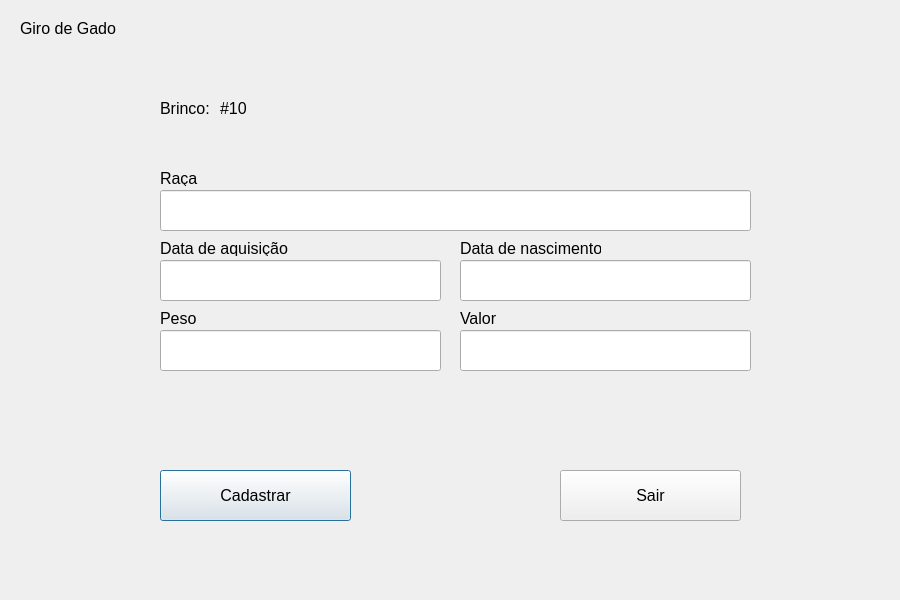
<?xml version="1.0" encoding="UTF-8"?>
<ui version="4.0">
 <class>CattleBuyScreen</class>
 <widget class="QDialog" name="CattleBuyScreen">
  <property name="geometry">
   <rect>
    <x>0</x>
    <y>0</y>
    <width>900</width>
    <height>600</height>
   </rect>
  </property>
  <property name="windowTitle">
   <string>Tela de Compra de Gado</string>
  </property>
  <widget class="QLabel" name="labelEarring">
   <property name="geometry">
    <rect>
     <x>160</x>
     <y>100</y>
     <width>61</width>
     <height>16</height>
    </rect>
   </property>
   <property name="font">
    <font>
     <pointsize>12</pointsize>
    </font>
   </property>
   <property name="text">
    <string>Brinco:</string>
   </property>
  </widget>
  <widget class="QLabel" name="labelBreed">
   <property name="geometry">
    <rect>
     <x>160</x>
     <y>170</y>
     <width>61</width>
     <height>16</height>
    </rect>
   </property>
   <property name="font">
    <font>
     <pointsize>12</pointsize>
    </font>
   </property>
   <property name="text">
    <string>Raça</string>
   </property>
  </widget>
  <widget class="QLabel" name="labelDateA">
   <property name="geometry">
    <rect>
     <x>160</x>
     <y>240</y>
     <width>131</width>
     <height>16</height>
    </rect>
   </property>
   <property name="font">
    <font>
     <pointsize>12</pointsize>
    </font>
   </property>
   <property name="text">
    <string>Data de aquisição</string>
   </property>
  </widget>
  <widget class="QLabel" name="labelDateB">
   <property name="geometry">
    <rect>
     <x>460</x>
     <y>240</y>
     <width>141</width>
     <height>16</height>
    </rect>
   </property>
   <property name="font">
    <font>
     <pointsize>12</pointsize>
    </font>
   </property>
   <property name="text">
    <string>Data de nascimento</string>
   </property>
  </widget>
  <widget class="QLabel" name="labelWeight">
   <property name="geometry">
    <rect>
     <x>160</x>
     <y>310</y>
     <width>61</width>
     <height>16</height>
    </rect>
   </property>
   <property name="font">
    <font>
     <pointsize>12</pointsize>
    </font>
   </property>
   <property name="text">
    <string>Peso</string>
   </property>
  </widget>
  <widget class="QLabel" name="labelPrice">
   <property name="geometry">
    <rect>
     <x>460</x>
     <y>310</y>
     <width>61</width>
     <height>16</height>
    </rect>
   </property>
   <property name="font">
    <font>
     <pointsize>12</pointsize>
    </font>
   </property>
   <property name="text">
    <string>Valor</string>
   </property>
  </widget>
  <widget class="QLabel" name="labelTitle">
   <property name="geometry">
    <rect>
     <x>20</x>
     <y>20</y>
     <width>101</width>
     <height>16</height>
    </rect>
   </property>
   <property name="font">
    <font>
     <pointsize>12</pointsize>
    </font>
   </property>
   <property name="text">
    <string>Giro de Gado</string>
   </property>
  </widget>
  <widget class="QPushButton" name="registerButton">
   <property name="geometry">
    <rect>
     <x>160</x>
     <y>470</y>
     <width>191</width>
     <height>51</height>
    </rect>
   </property>
   <property name="font">
    <font>
     <pointsize>12</pointsize>
    </font>
   </property>
   <property name="text">
    <string>Cadastrar</string>
   </property>
  </widget>
  <widget class="QPushButton" name="backButton">
   <property name="geometry">
    <rect>
     <x>560</x>
     <y>470</y>
     <width>181</width>
     <height>51</height>
    </rect>
   </property>
   <property name="font">
    <font>
     <pointsize>12</pointsize>
    </font>
   </property>
   <property name="text">
    <string>Sair</string>
   </property>
  </widget>
  <widget class="QLineEdit" name="inputBreed">
   <property name="geometry">
    <rect>
     <x>160</x>
     <y>190</y>
     <width>591</width>
     <height>41</height>
    </rect>
   </property>
   <property name="font">
    <font>
     <pointsize>12</pointsize>
    </font>
   </property>
  </widget>
  <widget class="QLineEdit" name="inputDateA">
   <property name="geometry">
    <rect>
     <x>160</x>
     <y>260</y>
     <width>281</width>
     <height>41</height>
    </rect>
   </property>
   <property name="font">
    <font>
     <pointsize>12</pointsize>
    </font>
   </property>
  </widget>
  <widget class="QLineEdit" name="inputDateB">
   <property name="geometry">
    <rect>
     <x>460</x>
     <y>260</y>
     <width>291</width>
     <height>41</height>
    </rect>
   </property>
   <property name="font">
    <font>
     <pointsize>12</pointsize>
    </font>
   </property>
  </widget>
  <widget class="QLineEdit" name="inputWeight">
   <property name="geometry">
    <rect>
     <x>160</x>
     <y>330</y>
     <width>281</width>
     <height>41</height>
    </rect>
   </property>
   <property name="font">
    <font>
     <pointsize>12</pointsize>
    </font>
   </property>
  </widget>
  <widget class="QLineEdit" name="inputPrice">
   <property name="geometry">
    <rect>
     <x>460</x>
     <y>330</y>
     <width>291</width>
     <height>41</height>
    </rect>
   </property>
   <property name="font">
    <font>
     <pointsize>12</pointsize>
    </font>
   </property>
  </widget>
  <widget class="QLabel" name="labelCattleEarring">
   <property name="geometry">
    <rect>
     <x>220</x>
     <y>100</y>
     <width>141</width>
     <height>16</height>
    </rect>
   </property>
   <property name="font">
    <font>
     <pointsize>12</pointsize>
    </font>
   </property>
   <property name="text">
    <string>#10</string>
   </property>
  </widget>
 </widget>
 <resources/>
 <connections/>
</ui>
